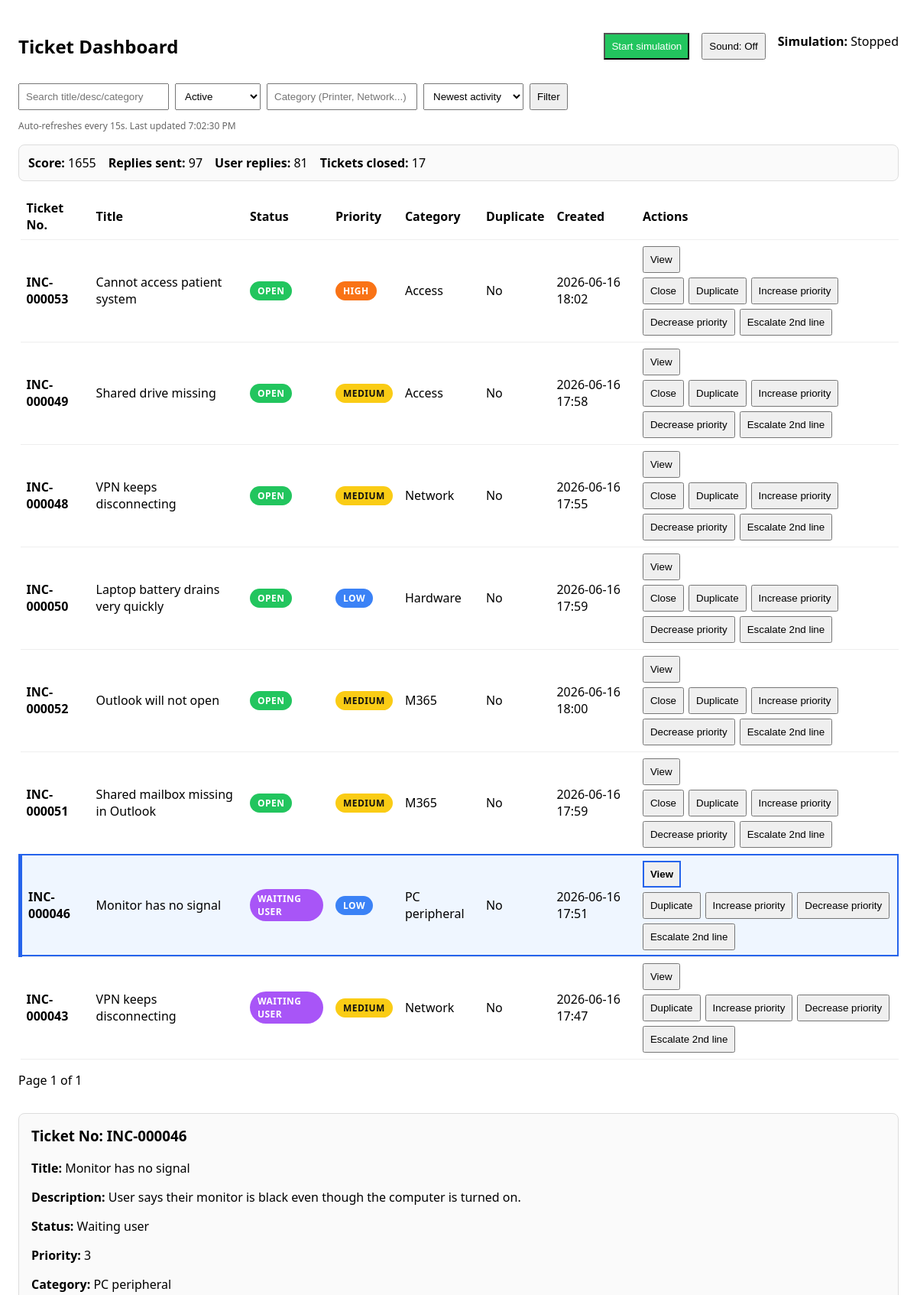
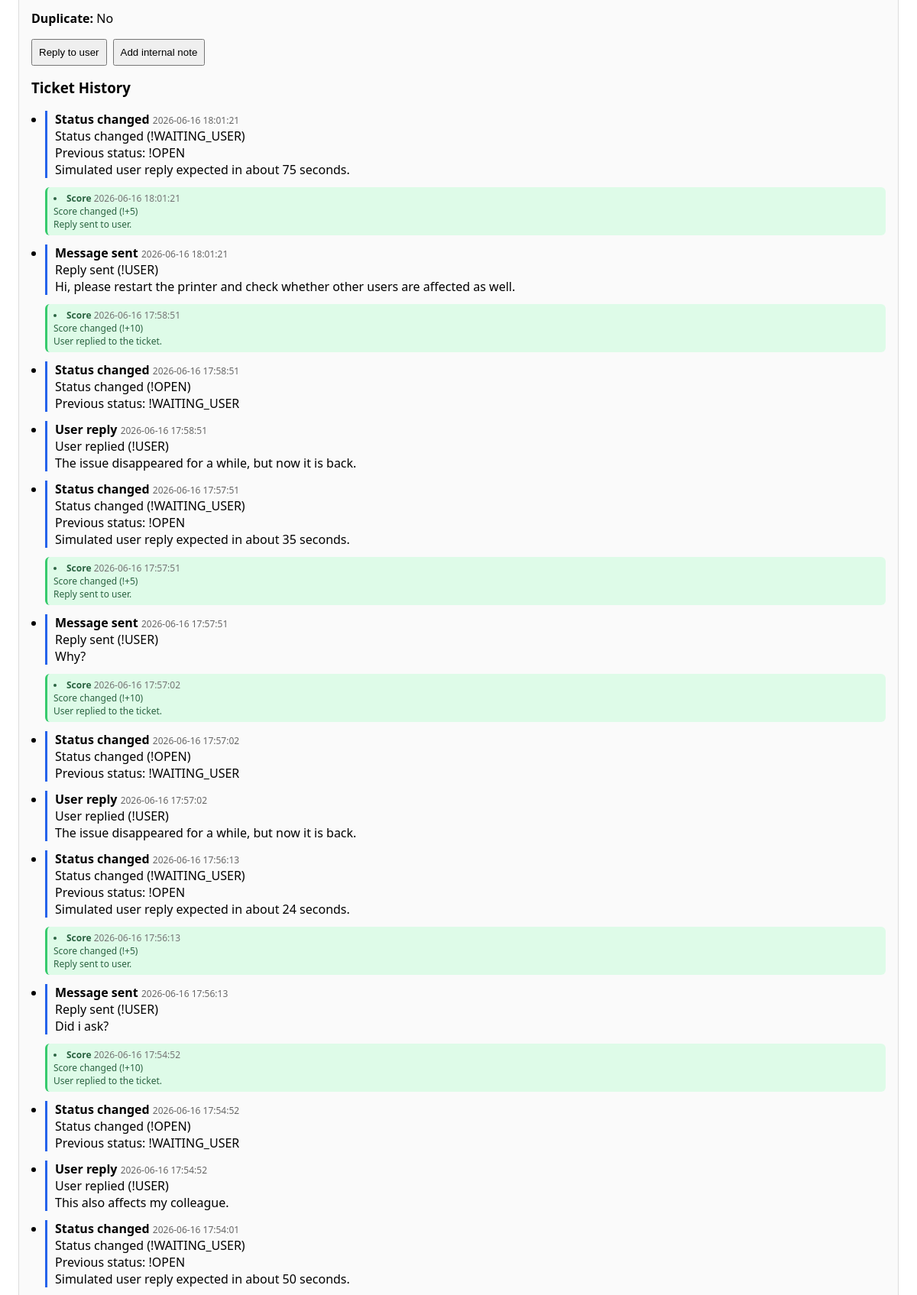
/reports/?selected=46&q=&status=active&category=&ordering=-updated_at (upper part), run on the app's committed database (2 pictures, top to bottom).
### tickets/models.py (models this page shows, shortened)
class GameState(models.Model):
    score = models.IntegerField(default=0)
    tickets_closed = models.IntegerField(default=0)
    replies_sent = models.IntegerField(default=0)
    user_replies_received = models.IntegerField(default=0)
    simulation_running = models.BooleanField(default=False)
    updated_at = models.DateTimeField(auto_now=True)
    @classmethod
    def get_state(cls):
        state, _ = cls.objects.get_or_create(id=1)
        return state

class Ticket(models.Model):
    PRIORITY_CRITICAL = 0
    PRIORITY_HIGH = 1
    PRIORITY_MEDIUM = 2
    PRIORITY_LOW = 3
    PRIORITY_CHOICES = [
        (PRIORITY_CRITICAL, "Critical"),
        (PRIORITY_HIGH, "High"),
        (PRIORITY_MEDIUM, "Medium"),
        (PRIORITY_LOW, "Low"),
    ]
    STATUS_OPEN = "open"
    STATUS_WAITING_USER = "waiting_user"
    STATUS_CLOSED = "closed"
    STATUS_ESCALATED = "escalated"
    STATUS_CHOICES = [
    (STATUS_OPEN, "Open"),
    (STATUS_WAITING_USER, "Waiting user"),
    (STATUS_CLOSED, "Closed"),
    (STATUS_ESCALATED, "Escalated"),
]
    title = models.CharField(max_length=400)
    description = models.TextField(blank=True)
    created_at = models.DateTimeField(auto_now_add=True)
    priority = models.IntegerField(
        choices=PRIORITY_CHOICES,
        default=PRIORITY_LOW
    )
    status = models.CharField(
        max_length=50,
        choices=STATUS_CHOICES,
        default=STATUS_OPEN
    )
    category = models.CharField(max_length=100, blank=True, null=True)
    is_duplicate = models.BooleanField(default=False)
    updated_at = models.DateTimeField(auto_now=True)
    user_reply_due_at = models.DateTimeField(blank=True, null=True)
    is_waiting_for_simulated_reply = models.BooleanField(default=False)

class TicketEvent(models.Model):
    EVENT_TYPES = [
        ("created", "Created"),
        ("status_changed", "Status changed"),
        ("priority_changed", "Priority changed"),
        ("marked_duplicate", "Marked duplicate"),
        ("unmarked_duplicate", "Unmarked duplicate"),
        ("message_sent", "Message sent"),
        ("user_reply", "User reply"),
        ("note", "Internal note"),
        ("score", "Score"),
    ]
    ticket = models.ForeignKey(
        Ticket,
        on_delete=models.CASCADE,
        related_name="events"
    )
    event_type = models.CharField(max_length=50, choices=EVENT_TYPES)
    message = models.TextField()
    created_at = models.DateTimeField(auto_now_add=True)
    class Meta:
        ordering = ["-created_at"]

### reports/views.py (the view)
# urls.py: path("", lambda request: redirect("reports/dashboard/")),
def dashboard(request):
    qs = Ticket.objects.all()
    q = (request.GET.get("q") or "").strip()
    if q:
        qs = qs.filter(
            Q(title__icontains=q) |
            Q(description__icontains=q) |
            Q(category__icontains=q)
        )
    status = (request.GET.get("status") or "active").strip().lower()
    if status == "active":
        qs = qs.exclude(status__in=[Ticket.STATUS_CLOSED, Ticket.STATUS_ESCALATED])
    elif status in {
        Ticket.STATUS_OPEN,
        Ticket.STATUS_WAITING_USER,
        Ticket.STATUS_CLOSED,
        Ticket.STATUS_ESCALATED,
    }:
        qs = qs.filter(status=status)
    elif status == "all":
        pass
    else:
        status = "active"
        qs = qs.exclude(status__in=[Ticket.STATUS_CLOSED, Ticket.STATUS_ESCALATED])
    category = (request.GET.get("category") or "").strip()
    if category:
        qs = qs.filter(category__icontains=category)
    ordering = request.GET.get("ordering") or "-updated_at"
    if ordering not in {"-updated_at", "-created_at", "created_at", "priority"}:
        ordering = "-updated_at"
    qs = qs.order_by(ordering)
    paginator = Paginator(qs, 10)
    page_number = request.GET.get("page")
    page_obj = paginator.get_page(page_number)
    selected_ticket = None
    selected_ticket_id = request.GET.get("selected")
    game_state = GameState.get_state()
    if selected_ticket_id:
        selected_ticket = Ticket.objects.filter(id=selected_ticket_id).first()
    context = {
        "tickets": page_obj,
        "q": q,
        "status": status,
        "category": category,
        "ordering": ordering,
        "selected_ticket": selected_ticket,
        "selected_ticket_id": selected_ticket_id,
        "game_state": game_state,
    }
    return render(request, "reports/dashboard.html", context)

### reports/templates/reports/dashboard.html (shortened to what this page needs)
<!doctype html>
<html lang="en">
<head>
</head>
<body>
<header>
  <h2 style="margin-right:auto">Ticket Dashboard</h2>
  <section style="display:flex; gap:16px; margin:16px 0; flex-wrap:wrap;">
  <form method="post" action="{% url 'toggle_simulation' %}">
  {% if game_state.simulation_running %}
    <button type="submit" style="background:#ef4444; color:white;">
      Stop simulation
    </button>
  {% else %}
    <button type="submit" style="background:#22c55e; color:white;">
      Start simulation
    </button>
  {% endif %}
</form>
<button type="button" id="soundToggle" onclick="toggleSound()">
</button>
<div>
  <strong>Simulation:</strong>
  {% if game_state.simulation_running %}
    Running
  {% else %}
    Stopped
  {% endif %}
</div>
</section>
  <form class="inline" method="get">
    <input type="text" name="q" placeholder="Search title/desc/category" value="{{ q }}">
    <select name="status">
  <option value="active" {% if status == 'active' %}selected{% endif %}>Active</option>
</select>
    <input type="text" name="category" placeholder="Category (Printer, Network...)" value="{{ category }}">
    <select name="ordering">
  <option value="-updated_at" {% if ordering == '-updated_at' %}selected{% endif %}>Newest activity</option>
</select>
    <button type="submit">Filter</button>
  </form>
</header>
<p class="muted">Auto-refreshes every 15s. <span id="last"></span></p>
<section style="display:flex; gap:16px; margin:16px 0; flex-wrap:wrap; border:1px solid #ddd; padding:12px; border-radius:8px; background:#fafafa;">
  <div><strong>Score:</strong> {{ game_state.score }}</div>
  <div><strong>Replies sent:</strong> {{ game_state.replies_sent }}</div>
  <div><strong>User replies:</strong> {{ game_state.user_replies_received }}</div>
  <div><strong>Tickets closed:</strong> {{ game_state.tickets_closed }}</div>
</section>
<table id="table">
  <thead>
    <tr>
      <th>Ticket No.</th>
      <th>Title</th>
      <th>Status</th>
      <th>Priority</th>
      <th>Category</th>
      <th>Duplicate</th>
      <th>Created</th>
      <th>Actions</th>
    </tr>
  </thead>
  <tbody id="tbody">
    {% for t in tickets %}
<tr class="
  {% if selected_ticket.id == t.id %}selected-row{% endif %}
">
<td>
    <strong>INC-{{ t.id|stringformat:"06d" }}</strong>
  </td>
  <td>{{ t.title }}</td>
  <td>
    <span class="pill {{ t.status|lower }}">
      {% if t.status == "waiting_user" %}
  WAITING USER
{% elif t.status == "escalated" %}
  ESCALATED
{% else %}
  {{ t.status|upper }}
{% endif %}
    </span>
  </td>
  <td>
  <span class="pill
    {% if t.priority == 0 %}priority-critical
    {% elif t.priority == 1 %}priority-high
    {% elif t.priority == 2 %}priority-medium
    {% else %}priority-low
    {% endif %}">
    {% if t.priority == 0 %}CRITICAL
    {% elif t.priority == 1 %}HIGH
    {% elif t.priority == 2 %}MEDIUM
    {% else %}LOW
    {% endif %}
  </span>
</td>
  <td>{{ t.category|default:"—" }}</td>
  <td>{{ t.is_duplicate|yesno:"Yes,No" }}</td>
  <td>{{ t.created_at|date:"Y-m-d H:i" }}</td>
<td>
  <div style="display:flex; gap:6px; flex-wrap:wrap;">
   <a href="?selected={{ t.id }}&q={{ q }}&status={{ status }}&category={{ category }}&ordering={{ ordering }}">
  <button
    type="button"
    {% if selected_ticket.id == t.id %}style="font-weight:700; border:2px solid #2563eb;"{% endif %}
  >
    View
  </button>
</a>
    <form method="post" action="{% url 'ticket_action' t.id %}" style="display:flex; gap:6px; flex-wrap:wrap;">
      {% if t.status|lower == "open" %}
        <button type="submit" name="action" value="close">Close</button>
      {% elif t.status|lower == "closed" %}
        <button type="submit" name="action" value="reopen">Reopen</button>
      {% endif %}
      {% if t.is_duplicate %}
        <button type="submit" name="action" value="not_duplicate">Not duplicate</button>
      {% else %}
        <button type="submit" name="action" value="duplicate">Duplicate</button>
      {% endif %}
      <button type="submit" name="action" value="increase_priority">Increase priority</button>
      <button type="submit" name="action" value="decrease_priority">Decrease priority</button>
      <button type="submit" name="action" value="escalate_2nd_line">Escalate 2nd line</button>
    </form>
  </div>
</td>
</tr>
    {% endfor %}
  </tbody>
</table>
<p id="pager">
  Page {{ tickets.number }} of {{ tickets.paginator.num_pages }}
</p>
<section id="ticket-detail" style="margin-top:32px; border:1px solid #ddd; border-radius:8px; padding:16px;">
  {% if selected_ticket %}
    <h3>
  <strong>Ticket No:</strong>
  INC-{{ selected_ticket.id|stringformat:"06d" }}
</h3>
    <p><strong>Title:</strong> {{ selected_ticket.title }}</p>
    <p><strong>Description:</strong> {{ selected_ticket.description }}</p>
    <p>
  <strong>Status:</strong>
  {% if selected_ticket.status == "waiting_user" %}
    Waiting user
  {% else %}
    {{ selected_ticket.status|title }}
  {% endif %}
</p>
    <p><strong>Priority:</strong> {{ selected_ticket.priority }}</p>
    <p><strong>Category:</strong> {{ selected_ticket.category|default:"—" }}</p>
    <p><strong>Duplicate:</strong> {{ selected_ticket.is_duplicate|yesno:"Yes,No" }}</p>
<div style="display:flex; gap:8px; flex-wrap:wrap; margin-bottom:16px;">
  <button type="button" onclick="openReplyModal()">
    Reply to user
  </button>
  <button type="button" onclick="openNoteModal()">
    Add internal note
  </button>
</div>
    <h3>Ticket History</h3>
    {% if selected_ticket.events.all %}
      <ul style="padding-left:18px;">
        {% for event in selected_ticket.events.all %}
          <li class="history-item
  {% if event.event_type == 'score' and '!+' in event.message %}score-positive{% endif %}
  {% if event.event_type == 'score' %}score-event{% endif %}
">
  <strong>{{ event.get_event_type_display }}</strong>
  <span class="muted">{{ event.created_at|date:"Y-m-d H:i:s" }}</span>
  <br>
  {{ event.message|linebreaksbr }}
</li>
        {% endfor %}
      </ul>
    {% else %}
      <p class="muted">No history yet for this ticket.</p>
    {% endif %}
  {% else %}
    <h3>Selected Ticket</h3>
    <p class="muted">Select a ticket to view details and history.</p>
  {% endif %}
</section>
</body>
</html>

### reports/templates/reports/dashboard.html (style rules this page uses)
body { font-family: system-ui, Arial; margin: 24px; }
header { display:flex; gap:12px; align-items:center; flex-wrap:wrap; }
input, select, button { padding:8px; }
table { width:100%; border-collapse: collapse; margin-top:16px; }
th, td { border-bottom:1px solid #eee; padding:8px; text-align:left; }
.muted { color:#666; font-size:12px; }
form.inline { display:flex; gap:8px; align-items:center; }
.pill { padding:4px 10px; border-radius:999px; font-size:12px; font-weight:600; letter-spacing:.5px; text-transform:uppercase; color:#fff; background:#6b7280; display:inline-block; }
.pill.open { background:#22c55e; }
.pill.priority-low { background:#3b82f6; }
.pill.priority-medium { background:#facc15; color:#111; }
.pill.priority-high { background:#f97316; }
.selected-row { outline: 2px solid #2563eb; background: #eff6ff; }
#ticket-detail { margin-top: 32px; border: 1px solid #ddd; border-radius: 8px; padding: 16px; background: #fafafa; }
#ticket-detail h3 { margin-top: 0; }
.history-item { border-left: 3px solid #2563eb; padding-left: 10px; margin-bottom: 12px; }
.pill.waiting_user { background: #a855f7; }
.selected-row { background: #eff6ff !important; outline: 2px solid #2563eb; outline-offset: -2px; }
.selected-row td:first-child { border-left: 5px solid #2563eb; }
.score-event { font-size: 12px; padding: 6px 8px; border-radius: 6px; list-style-position: inside; opacity: 0.9; }
.score-positive { border-left-color: #22c55e; background: #dcfce7; color: #14532d; }

### data on the page
GameState: score "1655", replies_sent "97", user_replies_received "81", tickets_closed "17"
Ticket: id "000053", title "Cannot access patient system", status "OPEN", priority "HIGH", category "Access", is_duplicate "No", created_at "2026-06-16 18:02", shows "Close", shows "Duplicate"
Ticket: id "000049", title "Shared drive missing", status "OPEN", priority "MEDIUM", category "Access", is_duplicate "No", created_at "2026-06-16 17:58", shows "Close", shows "Duplicate"
Ticket: id "000048", title "VPN keeps disconnecting", status "OPEN", priority "MEDIUM", category "Network", is_duplicate "No", created_at "2026-06-16 17:55", shows "Close", shows "Duplicate"
Ticket: id "000050", title "Laptop battery drains very quickly", status "OPEN", priority "LOW", category "Hardware", is_duplicate "No", created_at "2026-06-16 17:59", shows "Close", shows "Duplicate"
Ticket: id "000052", title "Outlook will not open", status "OPEN", priority "MEDIUM", category "M365", is_duplicate "No", created_at "2026-06-16 18:00", shows "Close", shows "Duplicate"
Ticket: id "000051", title "Shared mailbox missing in Outlook", status "OPEN", priority "MEDIUM", category "M365", is_duplicate "No", created_at "2026-06-16 17:59", shows "Close", shows "Duplicate"
Ticket: id "000046", title "Monitor has no signal", status "WAITING USER", shows "LOW", category "PC peripheral", is_duplicate "No", created_at "2026-06-16 17:51", shows "Duplicate", description "User says their monitor is black even though the computer is turned on.", priority "3"
Ticket: id "000043", title "VPN keeps disconnecting", status "WAITING USER", priority "MEDIUM", category "Network", is_duplicate "No", created_at "2026-06-16 17:47", shows "Duplicate"
TicketEvent: event_type "Status changed", created_at "2026-06-16 18:01:21", message "Status changed (!WAITING_USER) Previous status: !OPEN Simulated user reply expected in about 75 seconds."
TicketEvent: event_type "Score", created_at "2026-06-16 18:01:21", message "Score changed (!+5) Reply sent to user."
TicketEvent: event_type "Message sent", created_at "2026-06-16 18:01:21", message "Reply sent (!USER) Hi, please restart the printer and check whether other users are affected as well."
TicketEvent: event_type "Score", created_at "2026-06-16 17:58:51", message "Score changed (!+10) User replied to the ticket."
TicketEvent: event_type "Status changed", created_at "2026-06-16 17:58:51", message "Status changed (!OPEN) Previous status: !WAITING_USER"
TicketEvent: event_type "User reply", created_at "2026-06-16 17:58:51", message "User replied (!USER) The issue disappeared for a while, but now it is back."
TicketEvent: event_type "Status changed", created_at "2026-06-16 17:57:51", message "Status changed (!WAITING_USER) Previous status: !OPEN Simulated user reply expected in about 35 seconds."
TicketEvent: event_type "Score", created_at "2026-06-16 17:57:51", message "Score changed (!+5) Reply sent to user."
TicketEvent: event_type "Message sent", created_at "2026-06-16 17:57:51", message "Reply sent (!USER) Why?"
TicketEvent: event_type "Score", created_at "2026-06-16 17:57:02", message "Score changed (!+10) User replied to the ticket."
TicketEvent: event_type "Status changed", created_at "2026-06-16 17:57:02", message "Status changed (!OPEN) Previous status: !WAITING_USER"
TicketEvent: event_type "User reply", created_at "2026-06-16 17:57:02", message "User replied (!USER) The issue disappeared for a while, but now it is back."
TicketEvent: event_type "Status changed", created_at "2026-06-16 17:56:13", message "Status changed (!WAITING_USER) Previous status: !OPEN Simulated user reply expected in about 24 seconds."
TicketEvent: event_type "Score", created_at "2026-06-16 17:56:13", message "Score changed (!+5) Reply sent to user."
TicketEvent: event_type "Message sent", created_at "2026-06-16 17:56:13", message "Reply sent (!USER) Did i ask?"
TicketEvent: event_type "Score", created_at "2026-06-16 17:54:52", message "Score changed (!+10) User replied to the ticket."
TicketEvent: event_type "Status changed", created_at "2026-06-16 17:54:52", message "Status changed (!OPEN) Previous status: !WAITING_USER"
TicketEvent: event_type "User reply", created_at "2026-06-16 17:54:52", message "User replied (!USER) This also affects my colleague."
TicketEvent: event_type "Status changed", created_at "2026-06-16 17:54:01", message "Status changed (!WAITING_USER) Previous status: !OPEN Simulated user reply expected in about 50 seconds."

### other printed values
{{ tickets.number }} "1"
{{ tickets.paginator.num_pages }} "1"
